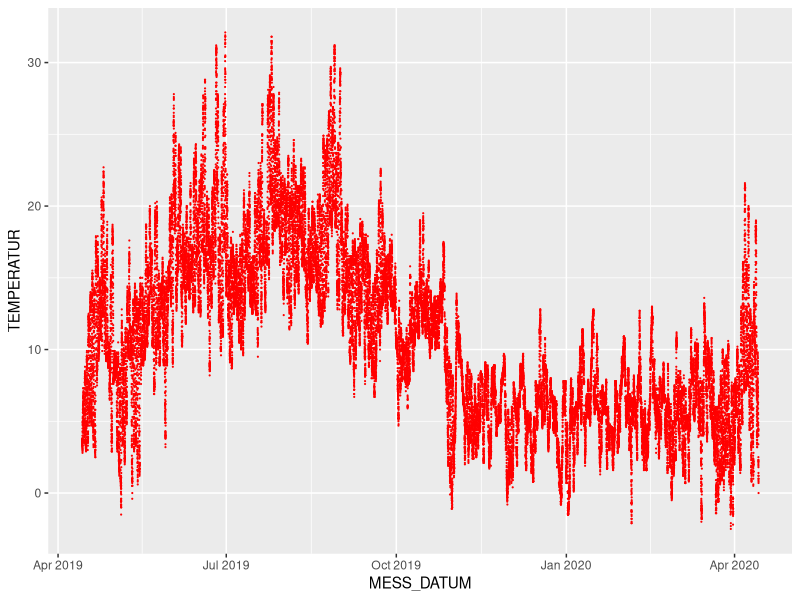
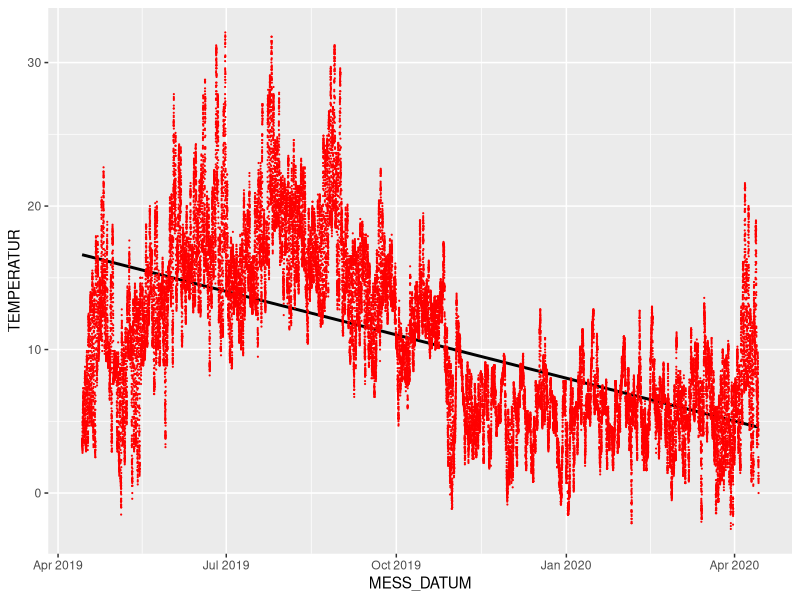

Write the R code that produced these figures, in order. (Note: this script raises an error after producing the figures.)
## ---- chunk 1
library(readr)          # part of the tidyverse
library(lubridate)      # the mentioned lubrication for date-time wrangling
library(tidyverse)      # the tidyverse with its dplyr functions for data wrangling
library(ggplot2)        # data visualisation package (is actually part of tidyverse, but still)
## ---- chunk 2
df <- read_csv("data/weather_kiel_holtenau.csv")
head(df,5)
## ---- chunk 3
df <- read_csv("data/weather_kiel_holtenau.csv", 
          col_types = cols(MESS_DATUM = col_datetime(format = "%Y%m%d%H%M"), 
                                                   NIEDERSCHLAGSDAUER = col_integer(), 
                                                   NIEDERSCHLAGSINDIKATOR = col_integer(), 
                                                   STATIONS_ID = col_integer()))
head(df,5)
## ---- chunk 4
df1 <- read_csv("data/weather_kiel_holtenau.csv", 
          col_types = cols(
            MESS_DATUM = col_character(), 
            NIEDERSCHLAGSINDIKATOR = col_integer(), 
            STATIONS_ID = col_integer()))
df1$MESS_DATUM <- ymd_hm(df1$MESS_DATUM)
head(df1,5)
## ---- chunk 5
df2 <- read_csv("data/weather_kiel_holtenau.csv", 
    col_types = cols(MESS_DATUM = col_character()))
df2$MESS_DATUM <- parse_date_time(df2$MESS_DATUM, orders ="Ymd HM")
head(df2,5)
## ---- chunk 6
df %>% 
  filter(is.na(MESS_DATUM)) %>%                   # Checking if there are observations with a missing MESS_DATUM
  view()
## ---- chunk 7
df <- df %>% 
  filter(!is.na(MESS_DATUM))                      # missing MESS_DATUM observations (NAs) would/will be excluded from the data frame
## ---- chunk 8
max(df$MESS_DATUM)                                # The latest observation is dated 10 minutes before midnight on the 13th of April 2020
min(df$MESS_DATUM)                                # The earliest observaation is dated 14th of April 2019
range(df$MESS_DATUM)                              # Another way to get the same information
## ---- chunk 9
range(df$STATIONS_ID)                             # This confirms: We are only dealing with data from one weather sensor in the whole data set.
range(df$TEMPERATUR)                              # We have a range of temperatues between -2.5 and +32.1 degrees  celius and contains no NULL-Value or NA
range(df$RELATIVE_FEUCHTE)                        # Delivers an unexpected range, where the minimum is -999 and the maximum is +100. Both values are either not possible (-999) or only of theoretic value (100)
range(df$NIEDERSCHLAGSDAUER)                      # This delivers a minimum of -999 and an expected maximum of 10 (minutes in a 10 minute interval).
range(df$NIEDERSCHLAGSHOEHE)                      # Again the range shows a minimum at -999 and a maximum of 7.85 which has to be interpreted as mm which equals litres per square meter (6 x 7.85 = 47.1/h = torrential)
range(df$NIEDERSCHLAGSINDIKATOR)                  # A look at the data seems to give either a 1 or a 0 for this variable, i.e. it rained or it didn't. -999 must be interpreted as a failed observation
## ---- chunk 10
values_of_ind <- df %>% 
  group_by(NIEDERSCHLAGSINDIKATOR) %>%
  tally()
head(values_of_ind)
## ---- chunk 11
df$NIEDERSCHLAGSINDIKATOR <- ifelse(df$NIEDERSCHLAGSINDIKATOR == -999, 0, df$NIEDERSCHLAGSINDIKATOR)
auswertung <- df %>% 
  group_by(NIEDERSCHLAGSINDIKATOR) %>%
  tally()
head(auswertung)
## ---- chunk 12
max(df$NIEDERSCHLAGSHOEHE, na.rm = FALSE)
## ---- chunk 13
ggplot(df)+
  geom_point(aes(MESS_DATUM, TEMPERATUR), colour = "red", size = 0.1)
## ---- chunk 14
ggplot(df, aes(MESS_DATUM, TEMPERATUR))+
  geom_smooth(method = "lm", se=TRUE, color="black", formula = y ~ x) +
            geom_point(color = "red", size = 0.1)
## ---- chunk 15
df <- df %>% 
  mutate(JAHR = year(df$MESS_DATUM))
## ---- chunk 16
df <- df %>% 
  mutate(MONAT = month(df$MESS_DATUM))
## ---- chunk 17
df <- df %>% 
  mutate(EKW = epiweek(df$MESS_DATUM))
## ---- chunk 18
df <- df %>%
  mutate(JTAG = yday(df$MESS_DATUM))
## ---- chunk 19
df <- df %>%
  mutate(STUNDE = hour(df$MESS_DATUM))
## ---- chunk 20
df_group_Stunde <- df %>%
  group_by(STATIONS_ID, JAHR, MONAT, EKW, JTAG, STUNDE)

df_av_temp_Stunde  <- df_group_Stunde %>%
  summarise(AVGTEMPH = mean(TEMPERATUR)) %>%
  arrange(STATIONS_ID, JAHR, MONAT, EKW, JTAG, STUNDE)%>%
## ---- chunk 21
ggplot(df_av_temp_Stunde)+
  geom_point(aes(JTAG, AVGTEMPH), colour = "red", size = 0.1)
## ---- chunk 22
df_group_JTAG <- df %>%
  group_by(STATIONS_ID, JAHR, MONAT, EKW, JTAG)

df_av_temp_JTAG  <- df_group_JTAG %>%
  summarise(AVGTEMPD = mean(TEMPERATUR)) %>%
  arrange(STATIONS_ID, JAHR, MONAT, EKW, JTAG) %>%
  view()
## ---- chunk 23
ggplot(df_av_temp_JTAG)+
  geom_line(aes(JTAG, AVGTEMPD), colour = "red", size = 0.1)
## ---- chunk 24
df_group_EKW <- df %>%
  group_by(STATIONS_ID, JAHR, MONAT, EKW)

df_av_temp_EKW  <- df_group_EKW %>%
  summarise(AVGTEMPW = mean(TEMPERATUR)) %>%
  arrange(STATIONS_ID, JAHR, MONAT, EKW) %>%
  view()
## ---- chunk 25
ggplot(df_av_temp_EKW)+
  geom_line(aes(EKW, AVGTEMPW), colour = "red", size = 0.5)
## ---- chunk 26
df_group_MONAT <- df %>%
  group_by(STATIONS_ID, JAHR, MONAT)

df_av_temp_MONAT  <- df_group_MONAT %>%
  summarise(AVGTEMPM = mean(TEMPERATUR)) %>%
  arrange(STATIONS_ID, JAHR, MONAT) %>%
  view()
## ---- chunk 27
ggplot(df_av_temp_MONAT)+
  geom_line(aes(MONAT, AVGTEMPM), colour = "red", size = 1)
## ---- chunk 28
day_int <- interval(ymd("2020-03-01"), ymd("2020-03-02"))
df_avg1 <- df %>%
  filter(MESS_DATUM >= int_start(day_int) & MESS_DATUM <= int_end(day_int))

df_group <- df_avg1 %>% 
  group_by(STATIONS_ID , hour(MESS_DATUM) , day(MESS_DATUM) ) %>% 
  rename( "STUNDE" = 'hour(MESS_DATUM)', "TAG" = 'day(MESS_DATUM)' ) 

head(df_group, 5)
## ---- chunk 29
df_group_2 <- df_avg1 %>% 
  group_by(STATIONS_ID , STUNDE = hour(MESS_DATUM) , TAG = day(MESS_DATUM) ) 

head(df_group_2, 5)
## ---- chunk 30
df_avg1 <- df_group %>% 
  summarise(avg = mean(TEMPERATUR)) %>% 
  arrange( STATIONS_ID , TAG , STUNDE) %>%
  view()  
## ---- chunk 31
df_avg1 <- df_group %>% 
  summarise(avg = mean(TEMPERATUR)) %>% 
  arrange( STATIONS_ID , TAG , STUNDE) %>%
  view()  
## ---- chunk 32
df %>%
  group_by(JAHR, JTAG, STUNDE) %>%
  mutate(DSTEMP = mean(TEMPERATUR)) %>% # führt eine neue Spalte mit den Durchschnittstemperaturen des jeweiligen Stunde ein - und verhindert Doppelungen
  view()
## ---- chunk 33
df_sum1 <- df_group %>% 
  summarise(sum(NIEDERSCHLAGSDAUER)) %>% 
  arrange( STATIONS_ID , TAG, STUNDE) %>%
  view()
## ---- chunk 34
df_sum2 <- df_group %>% 
  summarise(MENGE = sum(NIEDERSCHLAGSDAUER[NIEDERSCHLAGSINDIKATOR==1])) %>% 
  arrange( STATIONS_ID , TAG, STUNDE) %>%
  view()
## ---- chunk 35
df_av_humi_Stunde  <- df_group_Stunde %>%
  summarise(AVGHUMI = mean(RELATIVE_FEUCHTE)) %>%
  arrange(STATIONS_ID, JAHR, MONAT, EKW, JTAG, STUNDE)
## ---- chunk 36
ggplot(df_av_humi_Stunde)+
  geom_point(aes(JTAG, AVGHUMI), colour = "red", size = 0.1)
